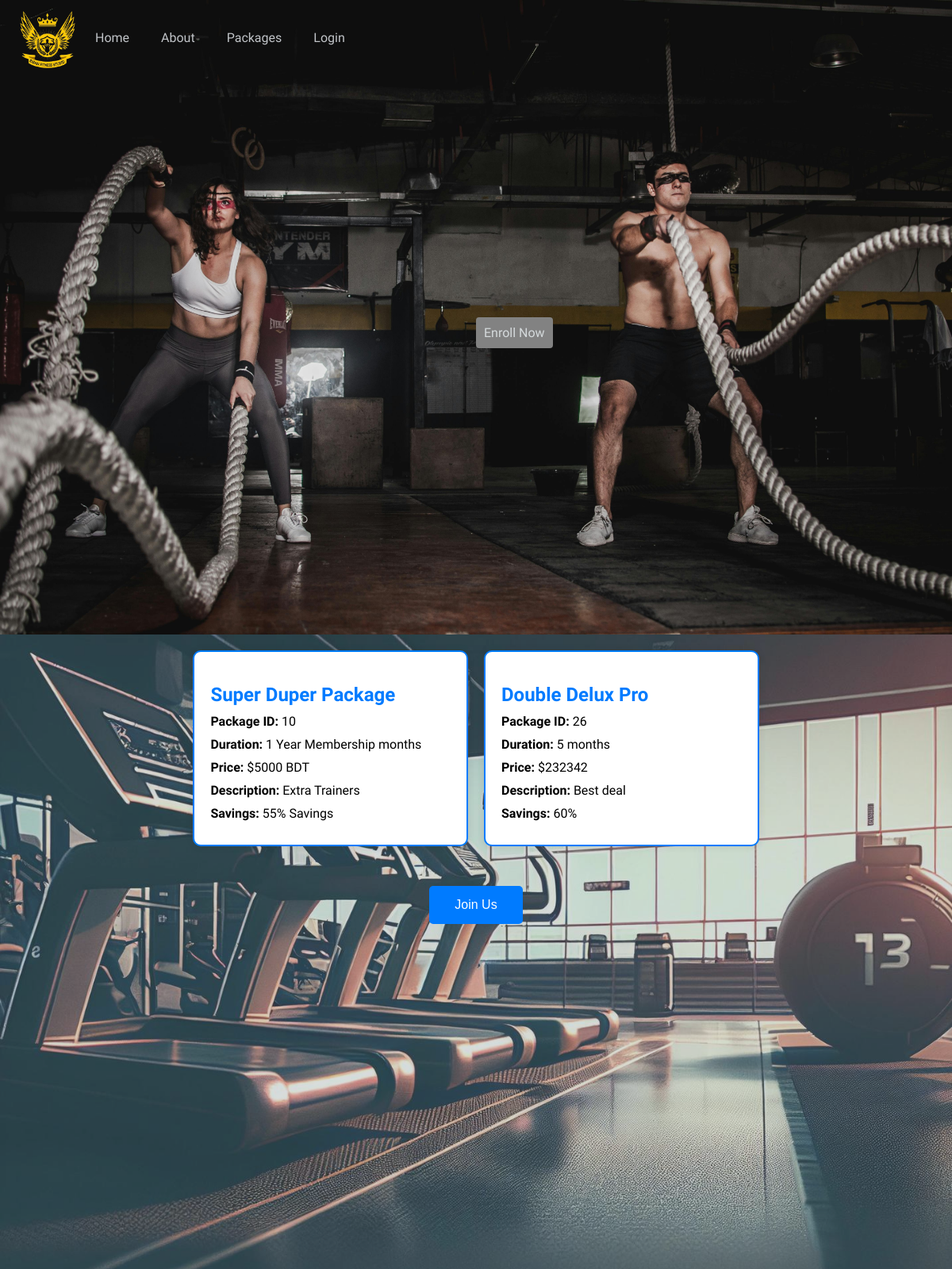
The page / on the database its author committed.
### tables this page shows
CREATE TABLE `Packages` (
  `PackageID` int(11) NOT NULL,
  `Name` varchar(100) DEFAULT NULL,
  `Description` varchar(100) DEFAULT NULL,
  `Price` varchar(100) DEFAULT NULL,
  `DurationMonths` varchar(100) DEFAULT NULL,
  `Savings` varchar(100) DEFAULT NULL
);

### showPackages.php (the view, shortened to what this page needs)
<!DOCTYPE html>
<html lang="en">
<head>
    <link rel="stylesheet" href="styles.css">
</head>
<body>
<?php
    include("database.php");
    $sql = "SELECT * FROM Packages";
    $result = mysqli_query($conn,$sql);
    if(mysqli_num_rows($result) > 0){
        echo "<div class='pack-container'>";
        while($rows = mysqli_fetch_assoc($result)){
            echo "<div class='pack'>";
            echo "<h2>" . $rows["Name"] ."</h2>";
            echo "<div><strong>Package ID:</strong> " . $rows["PackageID"] ."</div>";
            echo "<div><strong>Duration:</strong> " . $rows["DurationMonths"] . " months</div>";
            echo "<div><strong>Price:</strong> $" . $rows["Price"] . "</div>";
            echo "<div><strong>Description:</strong> " . $rows["Description"] . "</div>";
            echo "<div><strong>Savings:</strong> " . $rows["Savings"] . "</div>";
            echo "</div>";
        };
        echo "</div>";
        echo "<div class='join'><form action='join.php'><input type='submit' name ='join' value ='Join Us'></form></div>";
    }
?>
</body>
</html>

### index.php (shortened to what this page needs)
<!DOCTYPE html>
<html lang="en">
<head>
    <link rel="stylesheet" href="styles.css">
</head>
<body>
    <div class="top-container">
       <div class="navbar">
       </div>
       <div class="join">
            <a href="join.php">Enroll Now</a>
       </div>
    </div>
    <div class="second-container">
        <div class="packages">
            <?php
        include("showPackages.php");
        ?></div>
    </div>
</body>
</html>

### styles.css (style rules this page uses)
.top-container { position: relative; width: 100%; height: 100vh; }
.top-container:before { content: ""; position: absolute; width: 100%; height: 100%; background-image: url('gym.jpeg'); background-size: cover; opacity: 1; z-index: -1; margin-bottom: 0px; }
.join a { position: absolute; top: 50%; left: 50%; color: rgb(213, 218, 220); text-align: center; background-color: rgb(130, 130, 130); text-decoration: none; padding-top: 10px; padding-bottom: 10px; padding-right: 10px; padding-left: 10px; border-radius: 4px; font-family: "Seymour One", sans-serif; font-weight: 400; font-style: normal; }
.second-container { position: relative; width: 100%; height: 100vh; }
.second-container:before { content: ""; position: absolute; width: 100%; height: 100%; background-image: url('gymbg.jpeg'); background-size: cover; opacity: 0.7; z-index: -1; margin-bottom: 0px; }

### showPackages.php (style rules this page uses)
body { font-family: 'Seymour One', sans-serif; background-color: rgb(128, 140, 139); padding: 0; box-sizing: border-box; }
.pack-container { display: flex; flex-wrap: wrap; justify-content: center; gap: 20px; padding: 20px; }
.pack { width: calc(33.33% - 40px); border: 2px solid #007bff; border-radius: 10px; background-color: #ffffff; box-shadow: 0 0 10px rgba(0, 0, 0, 0.1); padding: 20px; box-sizing: border-box; transition: transform 0.3s ease-in-out; }
.pack div { margin-bottom: 10px; }
.pack h2 { color: #007bff; margin-bottom: 10px; }
.join { text-align: center; margin-top: 30px; }
.join input[type='submit'] { background-color: #007bff; border: none; color: white; padding: 15px 32px; text-align: center; text-decoration: none; display: inline-block; font-size: 16px; cursor: pointer; border-radius: 5px; transition: background-color 0.3s ease; }

### rows shown on the page
packages: Name "Super Duper Package", PackageID "10", DurationMonths "1 Year Membership", Price "5000 BDT", Description "Extra Trainers", Savings "55% Savings"
packages: Name "Double Delux Pro", PackageID "26", DurationMonths "5", Price "232342", Description "Best deal", Savings "60%"
